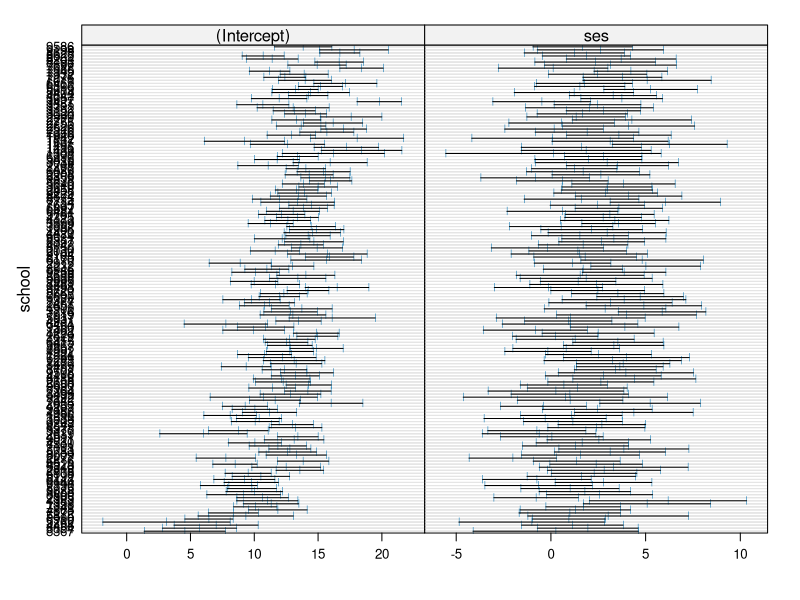

The R script that drew this image: (Note: this script raises an error after producing the figure.)
library(nlme)
head(MathAchieve)
head(MathAchSchool)
MathAchieve$MEANSES <- MathAchSchool$MEANSES <- NULL

math <- merge(x = MathAchieve, y = MathAchSchool, by = "School", x.all = TRUE, all.y = FALSE)
dim(MathAchieve)
dim(math)

names(math) <- tolower(names(math))
math$meanses <- with(math, ave(ses, by=school, FUN = mean))
math$medianses <- with(math,ave(ses, by=school, FUN = median))

head(math)

# visualize variation of coef
mod_ols = lmList(mathach ~ ses|school, data=math)
summary(mod_ols)
plot(intervals(mod_ols))

# linear mixed effect models
mod = lme(fixed=mathach ~ 1, data=math, random = ~1|school)
summary(mod)
VarCorr(mod)

summary(lme(fixed=mathach ~ ses, data=math, random = ~1|school))

summary(lme(fixed=mathach ~ ses + sector, data=math, random = ~1|school))
summary(lme(fixed=mathach ~ ses*sector, data=math, random = ~1|school))

# random coefficiant model
summary(lme(fixed=mathach ~ ses, data=math, random = ~ses|school))

# three level model
data(Chem97, package="mlmRev")
summary(lme(fixed=score ~ gcsecnt, data=Chem97, random = ~1|lea/school)) # level3/level2

# further reading on nlme
# Pinheiro, J.C., and Bates, D.M. (2000) "Mixed-Effects Models in S and S-PLUS", Springer.

# Note: lme4 is the replacement of nlme

library(lme4)
summary(lmer(mathach ~ 1|school, data=math))
summary(lmer(mathach ~ ses + (1|school), data=math))
summary(lmer(mathach ~ ses + (1+ses|school), data=math))
summary(lmer(mathach ~ ses + (1+ses||school), data=math))

mod = lmer(mathach ~ ses*sector + (1|school), data=math)
confint(mod, "beta_") # use interval instead of pvalues
